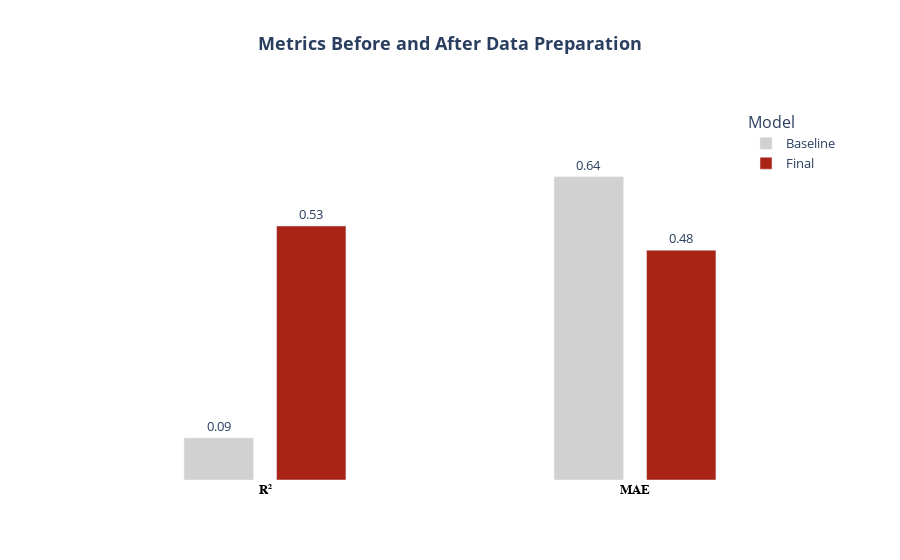

Notebook code for this chart:
### Markdown cell above
### **1. Evaluating Metrics**

The comparison chart clearly shows that the data preparation pipeline significantly improves model performance:

- **R² increases from 0.09 to 0.54**, indicating that the final model explains much more variance in the target variable after preprocessing, feature engineering, and encoding.
- **MAE drops from 0.64 to 0.48**, showing that prediction errors become smaller and more stable.
- The improvement suggests that raw data alone is insufficient for linear models; the engineered features, handling of categorical/multi-label variables, and robust scaling are essential for capturing meaningful relationships.

### Code cell
def plot_metric(r2_base, r2, mae_base, mae):
   # Create data
   data = {
      'Metric': ['R²', 'R²', 'MAE', 'MAE'],
      'Model': ['Baseline', 'Final', 'Baseline', 'Final'],
      'Value': [r2_base, r2, mae_base, mae]
   }

   df = pd.DataFrame(data)

   # Create plot
   fig = px.bar(
      df,
      x='Metric',
      y='Value',
      color='Model',
      color_discrete_map={
         'Baseline': "#D2D1D1",
         'Final': "#a82516"
      },
      barmode='group',
      title='<b>Metrics Before and After Data Preparation</b>'
   )

   # Adjust layout - ADD LEGEND SETTINGS
   fig.update_layout(
      bargap=0.5,
      bargroupgap=0.25,
      yaxis_range=[0, 0.8],
      plot_bgcolor='white',
      font=dict(size=13),
      showlegend=True,
      title_x=0.5,  # Center title
      legend=dict(
         x=0.9,        # Horizontal position: 0 is leftmost, 1 is rightmost
         y=0.98,       # Vertical position: 0 is bottom, 1 is top
         xanchor='left', # Anchor to left
         yanchor='top',  # Anchor to top
         bgcolor='rgba(255, 255, 255, 0.8)',  # Semi-transparent white background
      )
   )

   # X-axis formatting: Bold R² and MAE
   fig.update_xaxes(
      title_text='',
      tickangle=0,
      tickfont=dict(size=13, family='Arial', color='black'),
   )

   # Assign bold labels for R² and MAE
   fig.update_xaxes(ticktext=['<b>R²</b>', '<b>MAE</b>'], tickvals=['R²', 'MAE'])

   # Hide Y axis
   fig.update_yaxes(
      title_text='',
      showticklabels=False,
      showgrid=False
   )

   # Display values on bars
   fig.update_traces(
      texttemplate='%{y:.2f}',
      textposition='outside'
   )

   fig.show()

plot_metric(r2_base, r2, mae_base, mae)

### Figure 1 — Plotly figure (JSON) as saved in the notebook; plotly's stock layout.template omitted (floating-point values rounded to 4 significant figures)
{"data": [{"alignmentgroup": "True", "hovertemplate": "Model=Baseline<br>Metric=%{x}<br>Value=%{y}<extra></extra>", "legendgroup": "Baseline", "marker": {"color": "#D2D1D1", "pattern": {"shape": ""}}, "name": "Baseline", "offsetgroup": "Baseline", "orientation": "v", "showlegend": true, "textposition": "outside", "texttemplate": "%{y:.2f}", "type": "bar", "x": ["R²", "MAE"], "xaxis": "x", "y": [0.08866, 0.6386], "yaxis": "y"}, {"alignmentgroup": "True", "hovertemplate": "Model=Final<br>Metric=%{x}<br>Value=%{y}<extra></extra>", "legendgroup": "Final", "marker": {"color": "#a82516", "pattern": {"shape": ""}}, "name": "Final", "offsetgroup": "Final", "orientation": "v", "showlegend": true, "textposition": "outside", "texttemplate": "%{y:.2f}", "type": "bar", "x": ["R²", "MAE"], "xaxis": "x", "y": [0.5348, 0.4837], "yaxis": "y"}], "layout": {"bargap": 0.5, "bargroupgap": 0.25, "barmode": "group", "font": {"size": 13}, "legend": {"bgcolor": "rgba(255, 255, 255, 0.8)", "title": {"text": "Model"}, "tracegroupgap": 0, "x": 0.9, "xanchor": "left", "y": 0.98, "yanchor": "top"}, "plot_bgcolor": "white", "showlegend": true, "title": {"text": "<b>Metrics Before and After Data Preparation</b>", "x": 0.5}, "xaxis": {"anchor": "y", "domain": [0, 1], "tickangle": 0, "tickfont": {"color": "black", "family": "Arial", "size": 13}, "ticktext": ["<b>R²</b>", "<b>MAE</b>"], "tickvals": ["R²", "MAE"], "title": {"text": ""}}, "yaxis": {"anchor": "x", "domain": [0, 1], "range": [0, 0.8], "showgrid": false, "showticklabels": false, "title": {"text": ""}}}}
